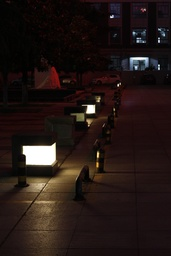
#> input picture images/Campus.JPG, 171 x 256 px, shrunk from 480 x 720 before the run; its folder holds only this picture in this run
$ python -i dg_clahe.py   (imports and definitions only)
#> lines starting #> are read from the running program, lines starting #| are printed output that depends on the picture
#> further down, picture is the input picture: shape (256, 171, 3); mean B, G, R 20.4, 23.6, 35.1
import numpy as np
import cv2
from typing import List, Union, Tuple

def compute_clip_limit(
    block: np.ndarray, alpha: float = 40, pi: float = 1.5, R: int = 255
) -> int:
    avg = block.mean()
    l_max = block.max()
    n = l_max - block.min()
    sigma = block.std()
    m = block.size
    return int(
        (m / n) * (1 + (pi * l_max / R) + (alpha * sigma / 100.0) / (avg + 0.001))
    )

def clip_and_redistribute_hist(hist: np.ndarray, beta: int) -> np.ndarray:
    mask = hist > beta
    exceed_values = hist[mask]
    bin_value = (exceed_values.sum() - exceed_values.size * beta) // hist.size
    hist[mask] = beta
    hist += bin_value
    return hist

def compute_gamma(l_max: int, d_range: int, weighted_cdf: np.ndarray) -> np.ndarray:
    return l_max * np.power(np.arange(d_range + 1) / l_max, (1 + weighted_cdf) / 2.0)

def compute_w_en(l_alpha: int, l_max: int, cdf: np.ndarray) -> np.ndarray:
    return np.power(l_max / l_alpha, 1 - (np.log(np.e + cdf) / 8))

def compute_block_coords(center_block: int, block_index: int, index: int, n_blocks: int) -> tuple:
    if index < center_block:
        block_min = block_index - 1
        if block_min < 0:
            block_min = 0
        block_max = block_index
    else:
        block_min = block_index
        block_max = block_index + 1
        if block_max >= n_blocks:
            block_max = block_index
    return block_min, block_max

def compute_mn_factors(coords: tuple, index: int) -> float:
    if coords[1] - coords[0] == 0:
        return 0
    else:
        return (coords[1] - index) / (coords[1] - coords[0])

def dual_gamma_clahe(
    image: np.ndarray,
    block_size: Union[int, List] = [32, 32],
    alpha: float = 100,
    pi: float = 1.5,
    delta: float = 50,
    bins: int = 256,
):
#> called with alpha = 100, pi = 1.5, delta = 50, bins = 256
    ndim = image.ndim
#> ndim = 3
    R = bins - 1
    if ndim == 3 and image.shape[2] == 3:
        yuv_image = cv2.cvtColor(image, cv2.COLOR_BGR2YUV)
#> yuv_image: shape (256, 171, 3); mean of channels 0, 1, 2 26.7, 125.1, 135.4
        gray_image = yuv_image[:, :, 0].copy()
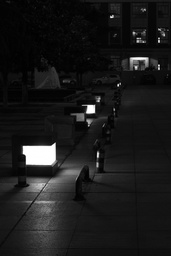
#> gray_image: shape (256, 171); min 0, max 255, mean 26.7
    else:
        gray_image = image.copy()
    gray_image = gray_image.astype(np.float32)
    height, width = gray_image.shape
#> height = 256; width = 171
    if isinstance(block_size, int):
        block_size = [block_size, block_size]
    h_block, w_block = block_size
    glob_l_max = gray_image.max()
#> glob_l_max = 255
    glob_hist = np.histogram(gray_image, bins=bins)[0]
#> glob_hist = 256 values, max 2238 at index 19, min 0 at index 186, mean 171
    glob_cdf = np.cumsum(glob_hist)
#> glob_cdf = 256 values from 16 to 43776
    glob_cdf = glob_cdf / glob_cdf[-1]
#> glob_cdf = 256 values from 0.000365 to 1
    glob_l_a = np.argwhere(glob_cdf > 0.75)[0]
#> glob_l_a = [26]
    pad_h = h_block // 2
    pad_w = w_block // 2
    padded = np.pad(gray_image, ((pad_h, pad_h), (pad_w, pad_w)), mode="reflect")
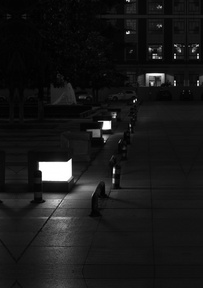
#> padded: shape (288, 203) float32; min 0, max 255, mean 24.4
    pad_height, pad_width = padded.shape[:2]
#> pad_height = 288; pad_width = 203
    n_height_blocks = int(pad_height / h_block)
#> n_height_blocks = 9
    n_width_blocks = int(pad_width / w_block)
#> n_width_blocks = 6
    hists = np.zeros((n_height_blocks, n_width_blocks, bins))
    beta_thresholds = np.zeros((n_height_blocks, n_width_blocks))
    result = np.zeros_like(padded)
    for ii in range(n_height_blocks):
        for jj in range(n_width_blocks):
            max_val_block = padded[
                ii : ii + h_block, jj : jj + w_block
            ].max()
            r_block = (
                max_val_block
                - padded[ii : ii + h_block, jj : jj + w_block].min()
            )
            hists[ii, jj] = np.histogram(
                padded[ii : ii + h_block, jj : jj + w_block], bins=bins
            )[0]
            beta_thresholds[ii, jj] = compute_clip_limit(
                padded[ii : ii + h_block, jj : jj + w_block],
                alpha=alpha,
                pi=pi,
                R=R,
            )
            hists[ii, jj] = clip_and_redistribute_hist(
                hists[ii, jj], beta_thresholds[ii, jj]
            )
            pdf_min = hists[ii, jj].min()
            pdf_max = hists[ii, jj].max()
            weighted_hist = pdf_max * (hists[ii, jj] - pdf_min) / (pdf_max - pdf_min)
            weighted_cum_hist = np.cumsum(weighted_hist)
            pdf_sum = weighted_cum_hist[-1]
            weighted_cum_hist /= pdf_sum
            hists[ii, jj] = np.cumsum(hists[ii, jj])
            norm_cdf = hists[ii, jj] / hists[ii, jj, -1]
            w_en = compute_w_en(l_max=glob_l_max, l_alpha=glob_l_a, cdf=norm_cdf)
            tau_1 = max_val_block * w_en * norm_cdf
            gamma = compute_gamma(
                l_max=glob_l_max, d_range=R, weighted_cdf=weighted_cum_hist
            )
            if r_block > delta:
                hists[ii, jj] = np.maximum(tau_1, gamma)
            else:
                hists[ii, jj] = gamma
#> this loop made 9 passes
#> after the loop, beta_thresholds = [[69, 69, 69, 69, 69, 69], [69, 69, 69, 69, 69, 69], [69, 69, 69, 69, 69, 69], [68, 68, 69, 69, 69, 69], [68, 68, 68, 68, 68, 68], [68, 68, 68, 68, 68, 68], [68, 68, 68, 68, 68, 68], [68, 68, 68, 68, 68, 68], [68, 68, 68, 68, 68, 68]]
    for i in range(pad_height):
        for j in range(pad_width):
            p_i = int(padded[i][j])
            block_x = i // h_block
            block_y = j // w_block
            center_block_x = block_x * h_block + n_height_blocks // 2
            center_block_y = block_y * w_block + n_width_blocks // 2
            block_y_a, block_y_c = compute_block_coords(
                center_block_x, block_x, i, n_height_blocks
            )
            block_x_a, block_x_b = compute_block_coords(
                center_block_y, block_y, j, n_width_blocks
            )
            y_a = block_y_c * h_block + h_block // 2
            y_c = block_y_a * h_block + h_block // 2
            x_a = block_x_a * w_block + w_block // 2
            x_b = block_x_b * w_block + w_block // 2
            m = compute_mn_factors((y_a, y_c), i)
            n = compute_mn_factors((x_a, x_b), j)
            def safe_idx(idx, maxval):
                return min(max(idx, 0), maxval-1)
            block_y_c = safe_idx(block_y_c, n_height_blocks)
            block_y_a = safe_idx(block_y_a, n_height_blocks)
            block_x_a = safe_idx(block_x_a, n_width_blocks)
            block_x_b = safe_idx(block_x_b, n_width_blocks)
            p_i_safe = min(max(int(p_i), 0), bins-1)
            Ta = hists[block_y_c, block_x_a, p_i_safe]
            Tb = hists[block_y_c, block_x_b, p_i_safe]
            Tc = hists[block_y_a, block_x_a, p_i_safe]
            Td = hists[block_y_a, block_x_b, p_i_safe]
            result[i, j] = int(
                m * (n * Ta + (1 - n) * Tb) + (1 - m) * (n * Tc + (1 - n) * Td)
            )
#> this loop made 288 passes
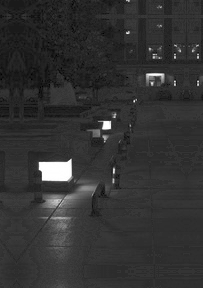
#> result: shape (288, 203) float32; min 0, max 255, mean 50.4
    result = result[pad_h:pad_h+height, pad_w:pad_w+width]
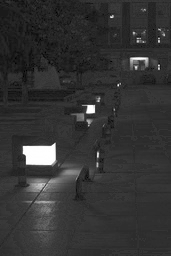
#> result: shape (256, 171) float32; min 0, max 255, mean 52.1
    result = np.clip(result, 0, 255).astype(np.uint8)
    if ndim == 3:
        yuv_result = cv2.cvtColor(image, cv2.COLOR_BGR2YUV)
        yuv_result[:, :, 0] = result
#> yuv_result: shape (256, 171, 3); mean of channels 0, 1, 2 52.1, 125.1, 135.4
        return cv2.cvtColor(yuv_result, cv2.COLOR_YUV2BGR)
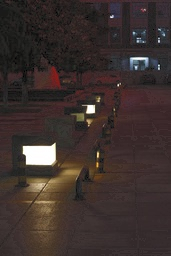
#> returned value: shape (256, 171, 3); mean B, G, R 46.1, 48.9, 60.5
    else:
        return result

# [43 lines left out: function clahe_full, not called in this run]

>>> import cv2
>>> picture = cv2.imread('images/Campus.JPG')
>>> result = dual_gamma_clahe(picture)
